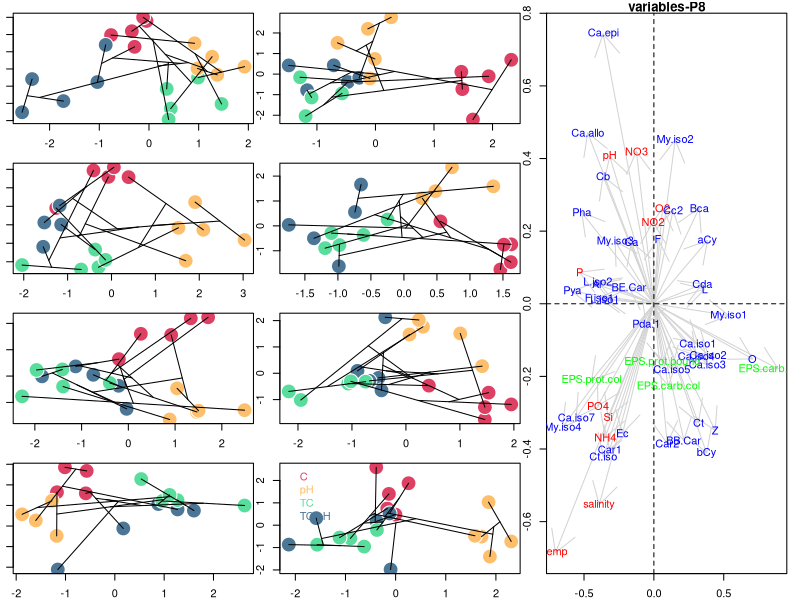

Here is the R script that generated this plot: (Note: this script raises an error after producing the figure.)
##########################################
# OA experiment - Mudflats 
# script by : C. Hubas 
# Data : C. Mazière, M. Bodo et al 
##########################################

##########################################
# Packages
##########################################

library(ade4)
library(ggplot2)
library(cowplot)
library(vegan)

##########################################
# Aesthetics
##########################################

# palettes
my.palette <- colorRampPalette(c("#DE4064","#FFAA5A","#FEEB94","#06D6A0","#4B7696"))

##########################################
# BC-MFA Analysis
##########################################

#### Upload data for MFA
all.data <- read.csv("Physico-chem_MESO_modif.csv",sep=";",h=T)
no.na.data <- na.omit(all.data)
names(no.na.data)

# split dataset according to sampling time
no.na.data.split<-split(no.na.data,factor(no.na.data$time))

#######################################
# Create a custom function for BC-MFA analysis
make.BC.MFA<-function(data){
  
  # separate matrix
  enviro <- data[,5:14]
  pigments <- data[,15:51]
  eps <- data[,52:55]
  blocs <- c(dim(enviro)[2],
             dim(pigments)[2],
             dim(eps)[2]
  )
  
  # make dataset
  mfa.data <- data.frame(
    enviro,
    pigments,
    eps)
  
  # perform Mltiple factor Analysis (MFA)
  res.mfa <- dudi.pca(mfa.data,
                      col.w = rep(c(1/dudi.pca(enviro,scannf=F,nf=2)$eig[1],
                                    rep(1/dudi.pca(pigments,scannf=F,nf=2)$eig[1]),
                                    rep(1/dudi.pca(eps,scannf=F,nf=2)$eig[1])),blocs),
                      scannf=F,
                      nf=2)
  
  # create control variable (must be factor)
  fac <- factor(data$treatment)
  
  # perform between class analysis on MFA results
  res.bca <- bca(res.mfa, fac, scannf = FALSE, nf = 2)
  plot(res.bca$ls,
       pch=21,
       col="white",
       bg=my.palette(length(levels(fac)))[fac],
       cex=3)
  ordicluster(res.bca$ls,hclust(vegdist(data[,5:55],"euclidean"),"average",))
  randtest(res.bca)
}

# End onf custom BC-MFA function
#######################################

# Apply custom BC-MFA function on each sampling date 
layout(matrix(c(1,3,5,7,2,4,6,8,9,9,9,9),ncol=3))
par(mar=c(2,1,1,1))
# plot individuals
lapply(no.na.data.split,make.BC.MFA)
# Add legend
legend("topleft",
       c("C","pH","TC","TC/pH"),
       text.col = my.palette(4),
       bty="n")
# plot variables for a chosen sampling time (here "P8")
X<-dudi.pca(no.na.data.split$P8[,5:55],scannf=F,nf=2)
Fa<-factor(no.na.data.split$P8$treatment)
coord<-bca(X,Fa,scannf=F,nf=2)$co
plot(coord,type="n")
arrows(x0=0,
       y0=0,
       x1=coord$Comp1,
       y1=coord$Comp2,
       col='lightgrey')
bloc.factor<-factor(rep(c("enviro","pigment","EPS"),c(10,37,4)))
text(x=coord$Comp1,
     y=coord$Comp2,
     rownames(coord),
     cex=1,
     col=rainbow(3)[bloc.factor])
abline(h=0,lty="dashed")
abline(v=0,lty="dashed")
title("variables-P8")



##########################################
# Pigment Analysis (short list)
##########################################

# Upload pigment data
all.pig.data <- read.table("Pourcentages.txt",h=T) # all pigments
all.pig.data$treatment<-factor(gsub(pattern = "PH","pH",all.pig.data$treatment))
short.pig.data <- read.table("POURCENT.txt",h=T) # pigments grouping
all.pig.data$treatment

# Data Homogeneization
all.pig.data2 <- all.pig.data[all.pig.data$treatment!="Ctr.bis",]
short.pig.data2 <- short.pig.data[all.pig.data$treatment!="Ctr.bis",]
short.pig.data2$time<-all.pig.data2$time
short.pig.data2$treatment<-all.pig.data2$treatment

# make lists
short.pig.list<-split(short.pig.data2,all.pig.data2$time)

#######################################
# Create a function for short.pig dataset
make.subplot.short.pig<-function(data){
  res.pca <- dudi.pca(data[,1:20],scannf=F,nf=2)
  factor<-factor(data[,which(names(data)=="treatment")])
  res.bca <- bca(res.pca, factor, scannf = FALSE, nf = 2)
  plot(res.bca$ls,
       pch=21,
       col="white",
       bg=my.palette(length(levels(factor)))[factor],
       cex=3)
  ordicluster(res.bca$ls,hclust(vegdist(data[,1:20],"bray"),"ward.D2",))
  
}

# End of custom function
#######################################

# make plots
layout(matrix(c(1,3,5,7,2,4,6,8,9,9,9,9),ncol=3))
par(mar=c(2,1,1,1))
lapply(all.pig.list,make.subplot.short.pig)
X<-dudi.pca(short.pig.data2[short.pig.data2$time=="P8",1:20],scannf=F,nf=2)
Fa<-factor(short.pig.data2[short.pig.data2$time=="P8",]$treatment)
coord<-bca(X,Fa,scannf=F,nf=2)$co
plot(coord,type="n")
arrows(x0=0,y0=0,x1=coord$Comp1,y1=coord$Comp2,col="lightgrey")
text(x=coord$Comp1,y=coord$Comp2,rownames(coord),cex=1.5)
abline(h=0,lty="dashed")
abline(v=0,lty="dashed")
title("variables-P8")



##########################################
# Focus on Chlorophyll a "derivatives"like" pigments
##########################################

# boxplots
box.ca.iso<-ggplot(short.pig.data2,
       aes(x = time,
           y= Ca.iso,
           col=treatment))+
  geom_boxplot()+
  ylab("Chlorophyll a derivatives (%)")+
  xlab("Time")+
  theme_bw()

box.ca<-ggplot(short.pig.data2,
       aes(x = time,
           y= Ca,
           col=treatment))+
  geom_boxplot()+
  ylab("Chlorophyll a (%)")+
  xlab("Time")+
  theme_bw()

box.pha<-ggplot(short.pig.data2,
       aes(x = time,
           y= Pha,
           col=treatment))+
  geom_boxplot()+
  ylab("Pheophytin a (%)")+
  xlab("Time")+
  theme_bw()

plot_grid(box.ca,box.ca.iso,box.pha,labels=c("a","b","c"),nrow=3)

# scatter plots
time.j<-c(1,8,15,23,30,37,44,51)[short.pig.data2$time]

smooth_iso<-ggplot(short.pig.data2,
       aes(x = time.j,
           y= Ca.iso,
           col=treatment))+
  geom_point()+
  geom_smooth(aes(fill=treatment),method = "loess")+
  ylab("Chlorophyll a derivatives (%)")+
  xlab("Time")+
  theme_bw()

smooth_ca<-ggplot(short.pig.data2,
       aes(x = time.j,
           y= Ca,
           col=treatment))+
  geom_point()+
  geom_smooth(aes(fill=treatment),method = "loess")+
  ylab("Chlorophyll a (%)")+
  xlab("Time")+
  theme_bw()

smooth_Pha<-ggplot(short.pig.data2,
                  aes(x = time.j,
                      y= Pha,
                      col=treatment))+
  geom_point()+
  geom_smooth(aes(fill=treatment),method = "loess")+
  ylab("Pheophytin a (%)")+
  xlab("Time")+
  theme_bw()

plot_grid(smooth_ca,smooth_iso,smooth_Pha,labels=c("a","b","c"),nrow=1)

# Ratio Chlorophyll a like vs. true Chlorophyll a
ggplot(short.pig.data2,
                  aes(x = time,
                      y= Ca.iso/Pha,
                      col=treatment))+
  geom_boxplot()+
  ylab("metalation ratio")+
  xlab("Time")+
  theme_bw()
